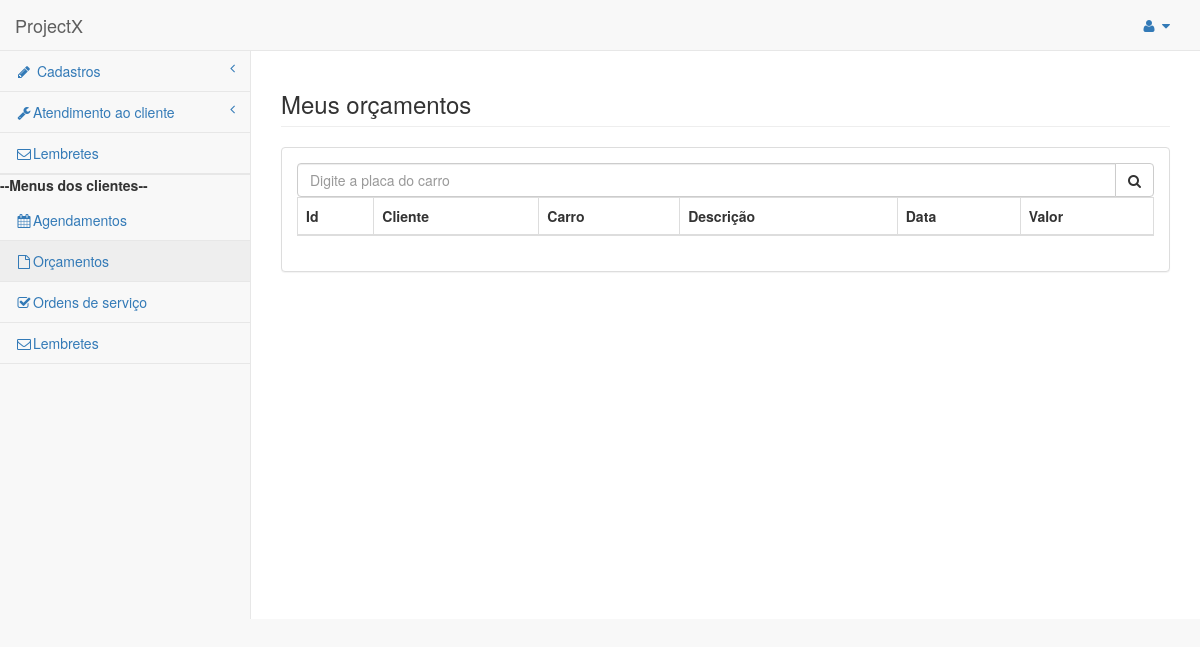
/pages/cli_orcamentos.php, run on an earlier commit of the app's database.
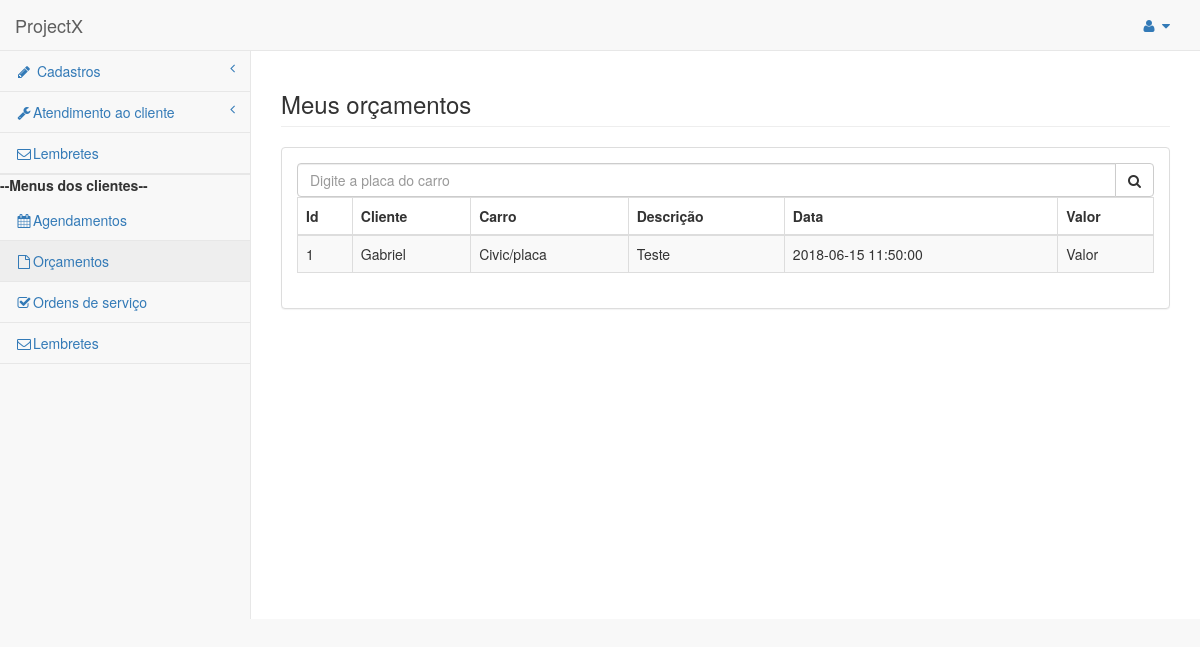
And on a later commit of the database.
### tables this page shows
CREATE TABLE `orcamento` (
  `id` int(10) UNSIGNED NOT NULL,
  `id_cliente` int(10) UNSIGNED NOT NULL,
  `id_carro` int(10) UNSIGNED NOT NULL,
  `id_agendamento` int(10) UNSIGNED DEFAULT NULL,
  `valor` double DEFAULT NULL,
  `observacao` varchar(120) NOT NULL,
  `status` char(1) NOT NULL DEFAULT 'A',
  `data_cadastro` datetime NOT NULL DEFAULT CURRENT_TIMESTAMP
);

CREATE TABLE `clientes` (
  `id` int(10) UNSIGNED NOT NULL,
  `cpf` varchar(14) NOT NULL,
  `nome` varchar(120) NOT NULL,
  `login` varchar(30) NOT NULL,
  `senha` varchar(30) NOT NULL,
  `email` varchar(120) NOT NULL,
  `telefone` varchar(30) NOT NULL,
  `celular` varchar(30) NOT NULL,
  `cep` varchar(14) DEFAULT NULL,
  `endereco` varchar(60) DEFAULT NULL,
  `complemento` varchar(60) DEFAULT NULL,
  `numero` int(11) DEFAULT NULL,
  `bairro` varchar(60) DEFAULT NULL,
  `cidade` varchar(60) NOT NULL,
  `estado` char(2) NOT NULL,
  `sexo` char(1) NOT NULL,
  `status` char(1) NOT NULL DEFAULT 'A',
  `data_cadastro` datetime NOT NULL DEFAULT CURRENT_TIMESTAMP
);

CREATE TABLE `carros` (
  `id` int(10) UNSIGNED NOT NULL,
  `marca` varchar(30) NOT NULL,
  `modelo` varchar(11) NOT NULL,
  `versao` varchar(30) DEFAULT NULL,
  `placa` varchar(11) NOT NULL,
  `ano` year(4) NOT NULL,
  `ano_modelo` year(4) NOT NULL,
  `tipo_combustivel` varchar(30) NOT NULL,
  `cor` varchar(30) DEFAULT NULL,
  `status` char(1) NOT NULL DEFAULT 'A',
  `data_cadastro` datetime NOT NULL DEFAULT CURRENT_TIMESTAMP
);

### pages/cli_orcamentos.php (the view)
 <?php include 'navbar.php';
 include  "../processa/conecta.php";
  $sql2 = $mysqli->prepare('select o.id,c.nome,car.modelo,car.placa,o.observacao,o.data_cadastro from orcamento as o ,clientes as c,carros as car where o.id_cliente = c.id and o.id_carro = car.id');
  $sql2->execute();
  $sql2->bind_result($id_orc,$nome_cli,$modelo,$placa,$descricao,$data );
  $sql2->store_result();
  ?>
 <div class="row">
  <div class="col-lg-12">
    <h3 class="page-header">Meus orçamentos</h3>
  </div>
</div>
<div class="row">
        <div class="col-lg-12">
          <div class="panel panel-default">
             <div class="panel-body">
              <div class="input-group custom-search-form">
                <input type="text" class="form-control" placeholder="Digite a placa do carro">
                <span class="input-group-btn">
                  <button class="btn btn-default" type="button">
                    <i class="fa fa-search"></i>
                  </button>
                </span>
              </div>
                      <table width="100%" class="table table-striped table-bordered table-hover" id="dataTables-example">
                <thead>
                  <tr>
                    <th>Id</th>
                     <th>Cliente</th>
                    <th>Carro</th>
                    <th>Descrição</th>
                    <th>Data</th>
                    <th>Valor</th>
                  </tr>
                </thead>
               <tbody>
                  <?php while ($sql2->fetch()){
                    echo " <tr class='odd gradeX'>
                     <td>$id_orc</td>
                    <td>$nome_cli</td>
                    <td>$modelo/placa</td>
                    <td>$descricao</td>
                    <td>$data</td>
                    <td>Valor</td>
                    </tr>
                    ";
                  }?>
              </tbody>
              </table>
            </div>
          </div>
        </div>
      </div>
 </div>
</body>
</html>

What changed in the data, as far as the page shows it:
added orcamento: id "1", id_cliente.nome "Gabriel", id_carro.modelo "Civic", observacao "Teste", data_cadastro "2018-06-15 11:50:00"
